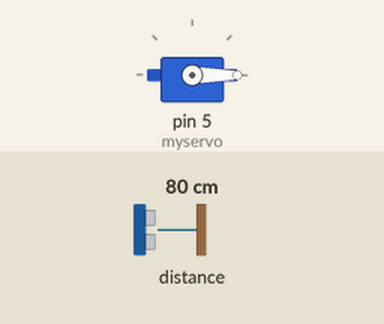
Recording of a sketch running on a simulated Arduino Uno, built with avr-gcc and run on an emulated ATmega328P. Shown: servo. Inputs (shaded band) come from the test bench; at power-on: distance to the obstacle 80 cm. What the sketch prints to the serial monitor is not drawn.

Above: at 30.81 s.
Timing chart, 0 to 40.0 s (numbered marks = the images above):
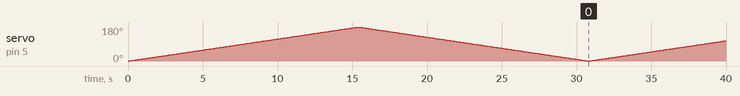

The sketch:

LiDAR.ino
```cpp
#include<Servo.h>
#include<LIDARLite.h>

LIDARLite myLidarLite;

Servo myservo;
int servoVal;
int servoState;
int x;
int y;
int rawX;
int rawY;
int D=50;
int D_data= 25;


void setup() {
 Serial.begin(9600);
  myservo.attach(5);
 myLidarLite.begin(0,true);
 myLidarLite.configure(0);


}

void loop() {
  if(servoState==1){
    if(servoVal>=180){
        servoState=0;
      }
      else{
          delay(D);
          servoVal++;
        }
  }
  if(servoState ==0){
    if(servoVal<=0){
      servoState =1;
    }
    else{
      delay(D);
      servoVal--;
    }
  }
  myservo.write(servoVal);

  rawX=servoVal;
  rawY=myLidarLite.distance();

  Serial.print(rawX);
  Serial.print(",");
  Serial.print(rawY);
  Serial.print("/");

  delay(D_data);

}
```
